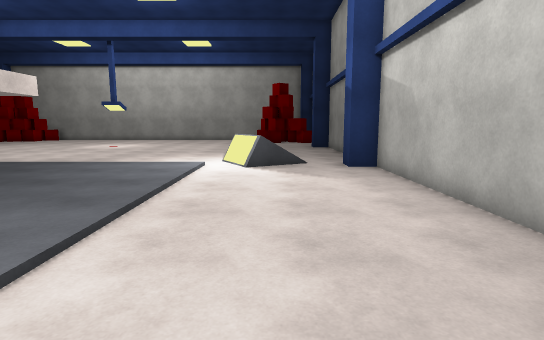
view 1 (above)

21 first-person views from a walk through a 3-D level made in the Unity game engine. The camera is 1.5 m above the floor, tilts 8° down and sees 80° across. The floor is counted in squares, 1 m on a side. Each view is taken from the middle of a square. On the plan, view 1 faces up. The plan holds only what a view shows up to about 15 squares ahead; the rest is blank. The player is left out. Surface patterns are stand-ins for the level's own textures.

view 2
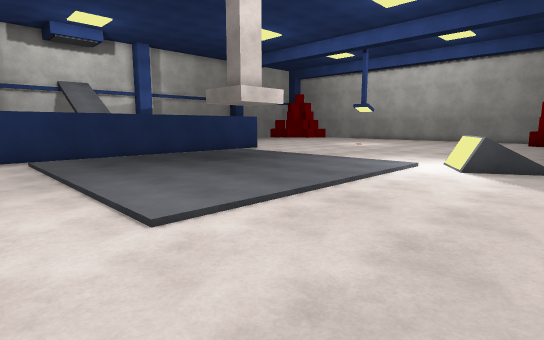

view 3
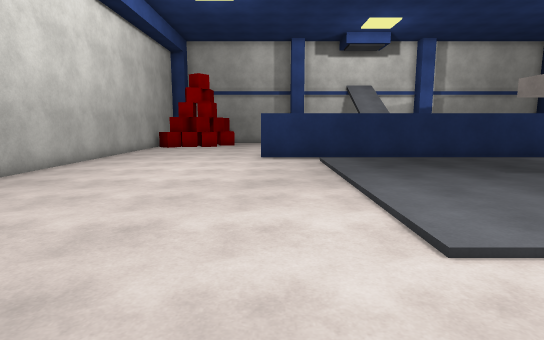

view 4
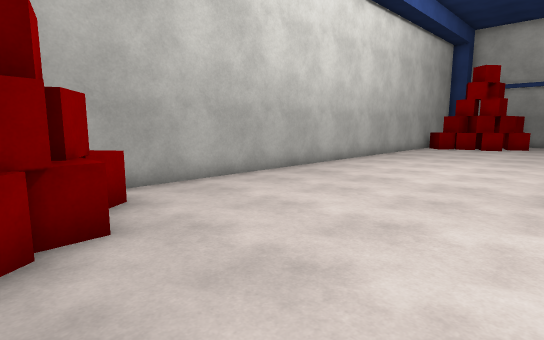

view 5
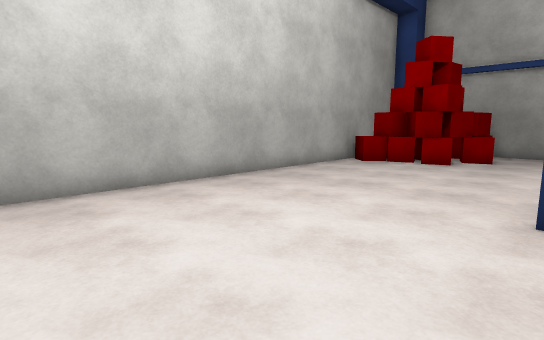

view 6
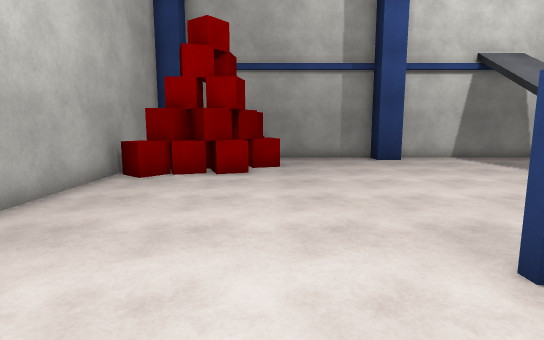

view 7
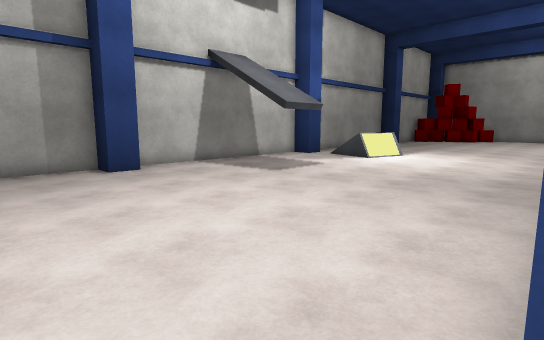

view 8
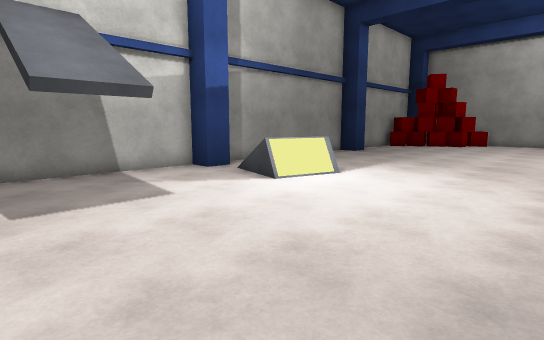

view 9
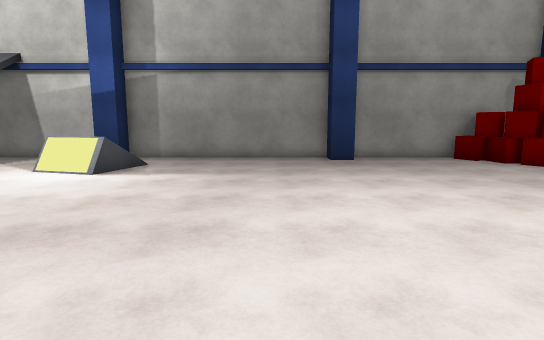

view 10
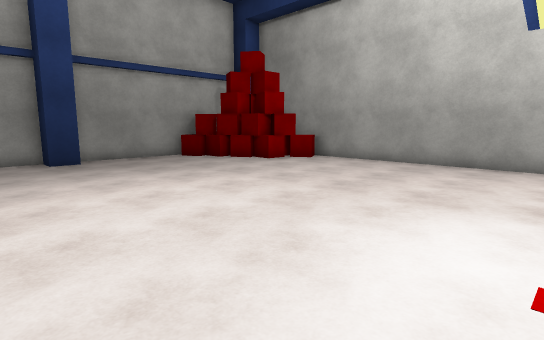

view 11
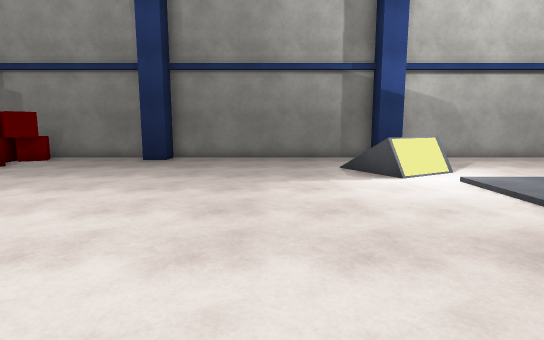

view 12
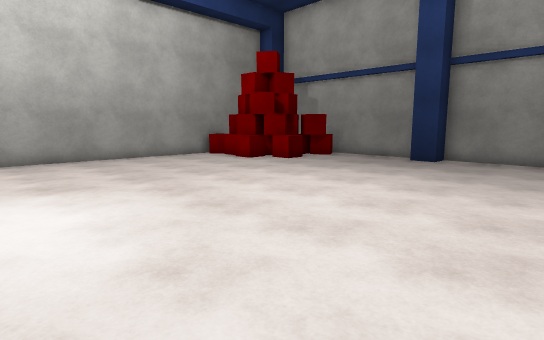

view 13
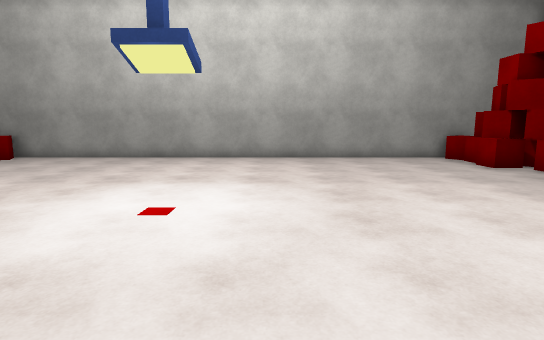

view 14
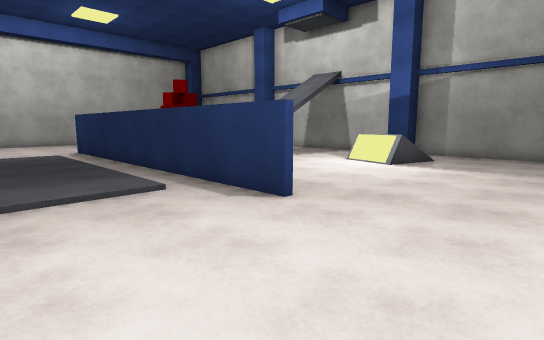

view 15
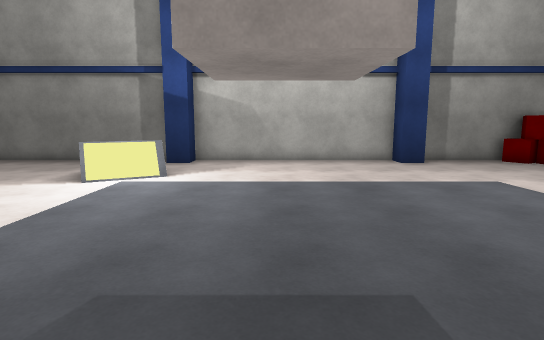

view 16
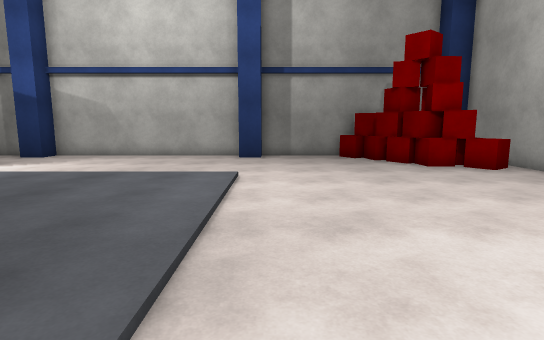

view 17
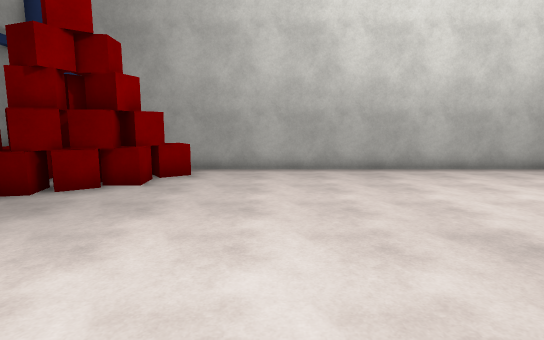

view 18
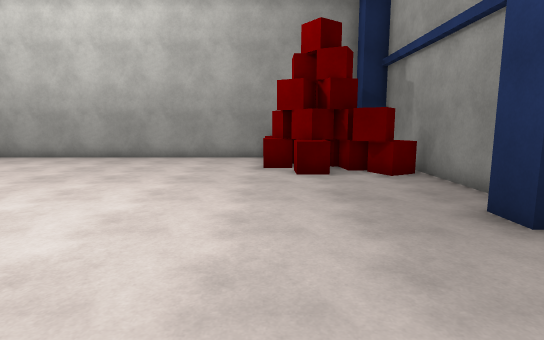

view 19
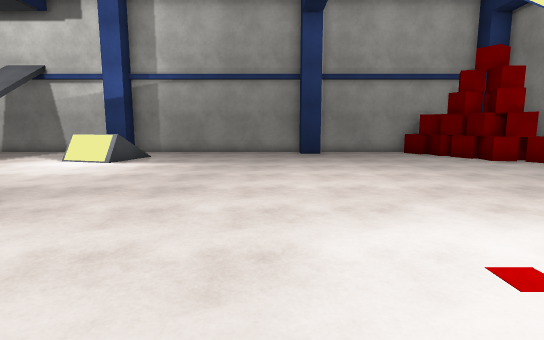

view 20
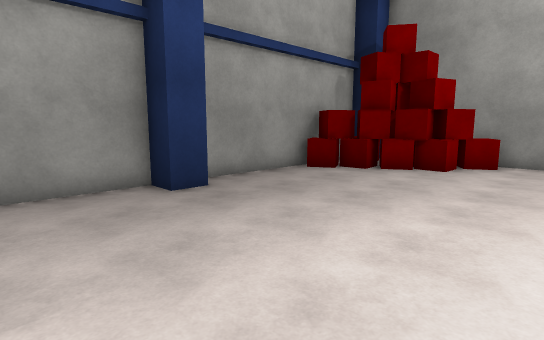

view 21
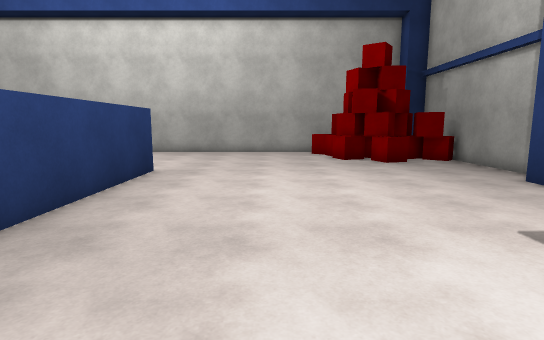

### Floor plan
Points are (right, up) in squares from view 1. A wall is a line through its corners. A room is listed if a view was taken in it or the views show most of it. See-through windows are left out.
Room 1 (views 1, 2, 3, 4, 5, 6, 7, 8, 9, 10, 11, 12, 13, 14, 15, 16, 17, 18, 19, 20, 21)
walls: (-13.9, 14.5) (-13.9, -0.5); (-14.1, -0.5) (-14.1, 5.5); (-24.7, 2.6) (-24.7, 1.5) (-25.7, 1.5) (-25.7, -4.9); (-24.7, 22.6) (-24.7, 21.5) (-25.7, 21.5) (-25.7, 12.5) (-24.7, 12.5) (-24.7, 11.5) (-25.7, 11.5) (-25.7, 2.9); (2.8, 1.4) (2.8, 2.5) (3.8, 2.5) (3.8, 11.5) (2.8, 11.5) (2.8, 12.5) (3.8, 12.5) (3.8, 21.5) (2.8, 21.5) (2.8, 22.5); (3.8, 22.9) (3.8, 29.7); (3.8, -3.4) (3.8, 1.1); (0.2, 31.8) (-22.5, 31.8); (-25.7, 30) (-25.7, 22.7); (-23.4, -7.7) (2.1, -7.7)
low walls: (-20.8, 13.5) (-21.4, 11.5); (-0.9, 11.4) (-1.9, 13.3)
objects: red cube (-25, -5); red cube (-25, -4) to (-24, -4); red cube (-25, 27) to (-25, 28); red cube (-25, 29); other object (-25, 30); red cube (-24, -5); red cube (-24, 28) to (-24, 29); other object (-23, -7) to (-23, -6); other object (-23, -5) to (-22, -5); red cube (-23, -4) to (-22, -3); red cube (-23, 28); other object (-23, 30); red cube (-22, -7); red cube (-22, -6); red cube (-22, 29) to (-21, 29); other object (-22, 30) to (-22, 31); red cube (-21, -7) to (-20, -6); red cube (-21, -5) to (-21, -4); other object (-21, 14); red cube (-21, 30); red cube (-21, 31) to (-20, 31); red cube (-1, -7); red cube (-1, -6); red cube (-1, 28) to (-1, 29); red cube (-1, 30) to (0, 30); red cube (-1, 31) to (0, 31); other object (0, -7); red cube (0, -6); red cube (0, -5) to (1, -4); other object (0, 12); red cube (0, 27) to (1, 27); red cube (0, 28) to (0, 29); other object (1, -7) to (2, -6); red cube (1, 28) to (2, 28); other object (1, 29) to (2, 30); red cube (2, -5); red cube (2, -4) to (2, -3); red cube (2, 27) to (3, 28); other object (3, -6) to (3, -5); red cube (3, -4); red cube (3, -3) to (3, -2)

Positions as (right, up) in squares from view 1, and headings:
1: (0, 0), facing up
2: (2, 0), facing up-left
3: (1, 0), facing left
4: (1, 0), facing down-left
5: (-8, 0), facing down-left
6: (-11, -3), facing left
7: (-14, -2), facing up-left
8: (-15, 5), facing up-left
9: (-11, 19), facing left
10: (-11, 19), facing up-left
11: (-11, 17), facing right
12: (-11, 17), facing up-right
13: (-9, 17), facing up
14: (-9, 19), facing down-left
15: (-11, 8), facing right
16: (-12, 1), facing right
17: (-4, 4), facing down
18: (-1, 17), facing up
19: (-8, 20), facing left
20: (-18, 18), facing up-left
21: (-18, 10), facing down
